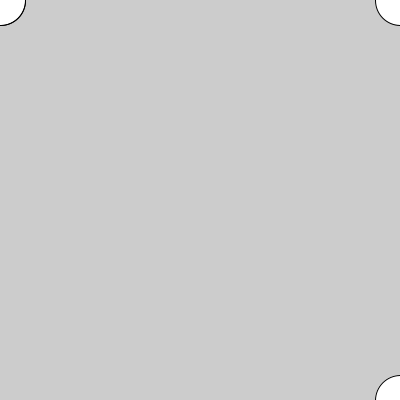
Frame 1 (no input)
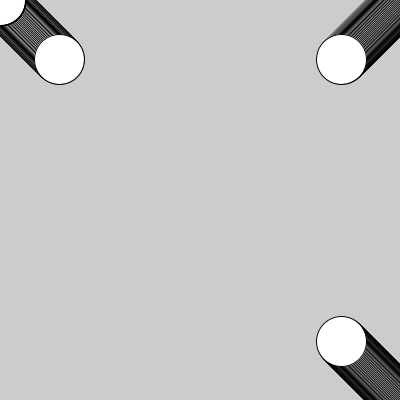
Frame 60 (the mouse pressed at the canvas centre just before this capture)
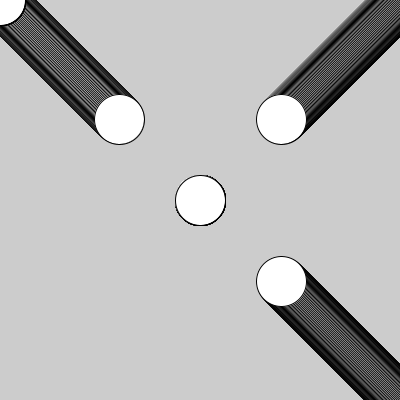
Frame 120 (the mouse held since frame 60 and released just before this capture)

The Processing sketch that drew these frames (run headless with seeded random() and noise(); from frame 60 on, the mouse is pressed at the canvas centre):

// Processing sketch: ejer3
// ── ejer3.pde
int contador;

void setup(){
  size(400,400);
  contador = 0;
}

void draw(){
  ellipse(0+contador,0+contador,50,50);
  ellipse(width-contador, contador,50,50);
  ellipse(width-contador, height-contador,50,50);
  //ellipse(contador, height-contador,50,50);
  contador = contador + 1;
  ellipse(mouseX,mouseY,50,50);
}
